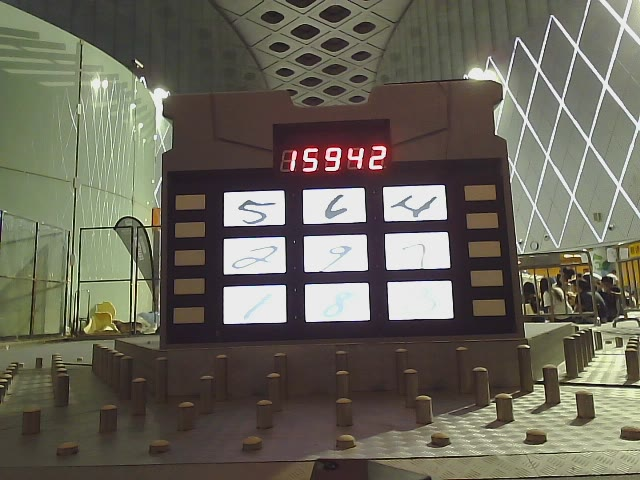
#> input picture controller/rune01.png, 640 x 480 px, given in place of buff_test_video_00.mpeg, which was not available
$ python digit_tube.py   (older library calls are emulated)
#> lines starting #> are read from the running program, lines starting #| are printed output that depends on the picture; after the words box and inside, x2 and y2 are one past the last pixel; in counts of white or black regions, pixels touching at a corner belong together; pictures that were not available may be replaced by others from this repository, and a replacement may not be noted
import cv2
import numpy as np
from scipy.misc import imresize

def threshold(img, thresh):
    img[img >= thresh] = 255
    img[img < thresh] = 0
    return img

def get_result(candidate):
    result = []
    for each in candidate:
        digit = each[0][0] + 1
        result.append(digit)
    return result

def find_repeat(lst):
    for i in xrange(len(lst)):
        for j in xrange(i+1, len(lst)):
            if lst[i] == lst[j]:
                return i, j
    return None

class DigitTubeRecognizer:
    def __init__(self):
        self.load_templates()

    def load_templates(self):
        self.templates = {}
        for i in range(1, 10):
            img = cv2.imread('templates/%d.png'%(i), 0)
            self.templates[i] = img

    def resize_templates(self, out_h):
        for i, img in self.templates.items():
            h, w = img.shape
            out_w = w * (out_h / float(h))
            out_w = int(round(out_w))
            self.templates[i] = imresize(img, [out_h, out_w])

    def process(self, img):
        # Select the digit tube pixels from the image
        red_mask = cv2.inRange(img, np.array([0, 0, 200]), np.array([255, 255, 255]))
        black_mask = cv2.inRange(img, np.array([0, 0, 0]), np.array([30, 255, 255]))
        black_mask = cv2.blur(black_mask, (10, 10))
        raw_segment = red_mask & black_mask
        segment = raw_segment.copy()

        # Remove small regions that are not likely be our target
        mass = cv2.blur(segment, (70, 70))
        mass = threshold(mass, 2)
        segment = threshold(segment, 2)
        segment = segment & mass

        # Compute the center
        M = cv2.moments(segment)
        x = int(M['m10'] / M['m00'])
        y = int(M['m01'] / M['m00'])

        # Compute the range
        y_loc, x_loc = np.where(segment != 0)
        x0 = x_loc.min()
        y0 = y_loc.min()
        x1 = x_loc.max()
        y1 = y_loc.max()

        # Compute the area for all digits
        width_all = x1 - x0
        height_all = y1 - y0

        # If the area we got is too large, then there are possibly light
        # interferences, so we discard this image. This is not the perfect
        # solution.
        h, w = raw_segment.shape
        if width_all > w*0.2 or height_all > h*0.2:
            return None
        else:
            # Prepare for template matching
            width_each = int(round(width_all / 5.0))
            self.resize_templates(height_all)
            offset = 10
            x0 = max(x0 - offset, 0)
            y0 = max(y0 - offset, 0)
            x1 = min(x1 + offset, w)
            y1 = min(y1 + offset, h)
            segment = raw_segment[y0:y1, x0:x1]
            segment = 255 - segment
            scores = []

            # Apply template matching
            for num, template in self.templates.items():
                res = cv2.matchTemplate(segment, template, cv2.TM_CCOEFF_NORMED)
                scores.append(res)
            scores = np.asarray(scores)

            # Select some candidates that has the normalized score > 0.5
            candidate = []
            for i in xrange(5):
                bound = i * width_each
                region = scores[:, :, bound:bound+width_each]
                pts = zip(*np.where(region > 0.5))
                pts = sorted(
                    pts,
                    key = lambda x: region[x],
                    reverse = True
                )
                for j in xrange(len(pts)):
                    verify = region[pts[j]]
                    ch, h, w = pts[j]
                    pts[j] = ch, h, w + bound
                    assert scores[pts[j]] == verify
                candidate.append(pts)

            # Check repeated digits, if found then we only take the one with
            # higher score value
            result = get_result(candidate)
            while True:
                repeat = find_repeat(result)
                if repeat == None:
                    break
                i, j = repeat
                pt1 = candidate[i][0]
                pt2 = candidate[j][0]
                if scores[pt1] >= scores[pt2]:
                    candidate[j].pop(0)
                else:
                    candidate[i].pop(0)
                result = get_result(candidate)

            result = [str(x) for x in result]
            result = ''.join(result)
            return result, x0, x1, y0, y1


if __name__ == '__main__':
    cam = cv2.VideoCapture('../buff_test_video_00.mpeg')
    digit_tube_recognizer = DigitTubeRecognizer()

    while True:
        ret, frame = cam.read()
#> frame is the input picture: shape (480, 640, 3); mean B, G, R 89.5, 101.7, 105.3
        assert ret == True

        h, w, _ = frame.shape
#> h = 480; w = 640
        rh = int(round(h * 0.2))
#> rh = 96
        rw = int(round(w * 0.2))
#> rw = 128
        result = digit_tube_recognizer.process(frame[rh:h-rh, rw:w-rw, :])
#> in process, `red_mask = cv2.inRange(img, np.array([0, 0, 200]), np.array([255, 255,..`:
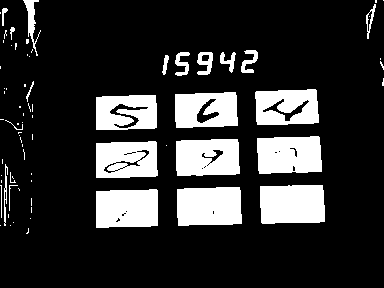
#> red_mask: shape (288, 384); 18.9% white; 74 white regions (51 under 20 px), largest, box (x1, y1, x2, y2) and area: (260, 185, 325, 224) 2408, (177, 187, 242, 226) 2386, (96, 189, 158, 228) 2279
#> in process, `red_mask = cv2.inRange(img, np.array([0, 0, 200]), np.array([255, 255,..`:
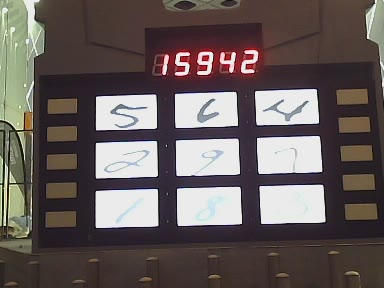
#> img: shape (288, 384, 3); mean of channels 0, 1, 2 90.2, 91.7, 101.7; drawn as B, G, R
#> in process, `black_mask = cv2.inRange(img, np.array([0, 0, 0]), np.array([30, 255, ..`: black_mask: shape (288, 384); 3.5% white in thin lines or dots
#> in process, `black_mask = cv2.blur(black_mask, (10, 10))`:
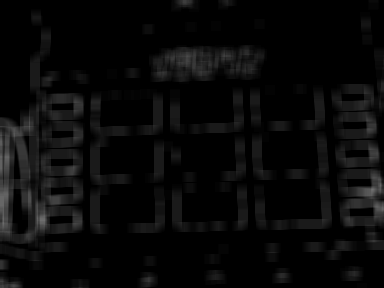
#> black_mask: shape (288, 384); min 0, max 112, mean 8.9
#> in process, `mass = cv2.blur(segment, (70, 70))`:
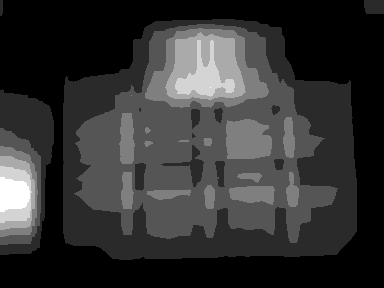
#> mass: shape (288, 384); min 0, max 6, mean 1.21; drawn with min black and max white
#> in threshold, `img[img >= thresh] = 255`:
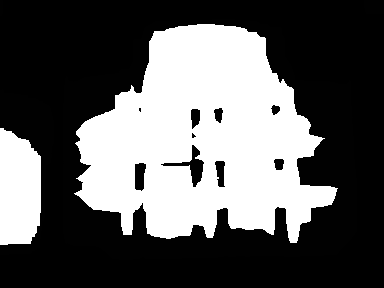
#> img: shape (288, 384); min 0, max 255, mean 93.8
#> in threshold, `img[img < thresh] = 0`: img: shape (288, 384); 36.7% white; 2 white regions, box (x1, y1, x2, y2) and area: (74, 24, 338, 243) 36375, (0, 128, 41, 245) 4185
#> in threshold (call 2), `img[img >= thresh] = 255`: img: shape (288, 384); 5.5% white; 71 white regions (37 under 20 px), largest, box (x1, y1, x2, y2) and area: (96, 95, 157, 130) 679, (260, 185, 325, 224) 544, (177, 189, 228, 226) 343
#> in process, `segment = segment & mass`:
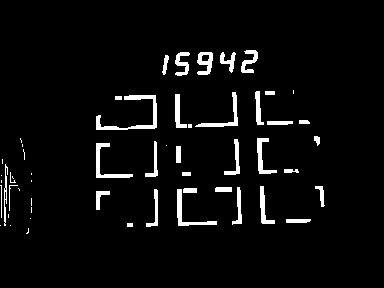
#> segment: shape (288, 384); 4.4% white; 55 white regions (21 under 20 px), largest, box (x1, y1, x2, y2) and area: (96, 95, 157, 130) 495, (96, 143, 133, 178) 308, (177, 189, 217, 226) 299
#> in process, `M = cv2.moments(segment)`: M = moments, m00 1239300, centre m10/m00, m01/m00 = (191.3, 144.8)
#> in process, `x = int(M['m10'] / M['m00'])`: x = 191
#> in process, `y = int(M['m01'] / M['m00'])`: y = 144
#> in process, `y_loc, x_loc = np.where(segment != 0)`: y_loc = 4860 values from 50 to 233; x_loc = 4860 values, max 324 at index 4135, min 0 at index 3378, mean 191.3
#> in process, `x0 = x_loc.min()`: x0 = 0
#> in process, `y0 = y_loc.min()`: y0 = 50
#> in process, `x1 = x_loc.max()`: x1 = 324
#> in process, `y1 = y_loc.max()`: y1 = 233
#> in process, `width_all = x1 - x0`: width_all = 324
#> in process, `height_all = y1 - y0`: height_all = 183
        if result != None:
            digits, x0, x1, y0, y1 = result
            x0 += rw
            y0 += rh

            cv2.putText(frame, digits, (x0, y0), cv2.FONT_HERSHEY_COMPLEX_SMALL, 1, (128, 255, 0))
        else:
            cv2.putText(frame, 'Not Found', (100, 100), cv2.FONT_HERSHEY_COMPLEX_SMALL, 1, (128, 255, 0))
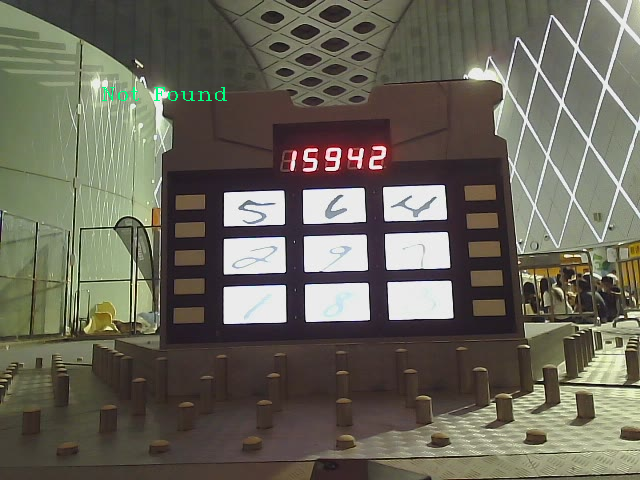
#> frame: shape (480, 640, 3); 0.13% of pixels changed, all inside (x1, y1, x2, y2) = (102, 87, 227, 101)

        cv2.imshow('frame', frame)
        if cv2.waitKey(5) & 0xFF == ord('q'):
#> (key q is pressed here)
            break
